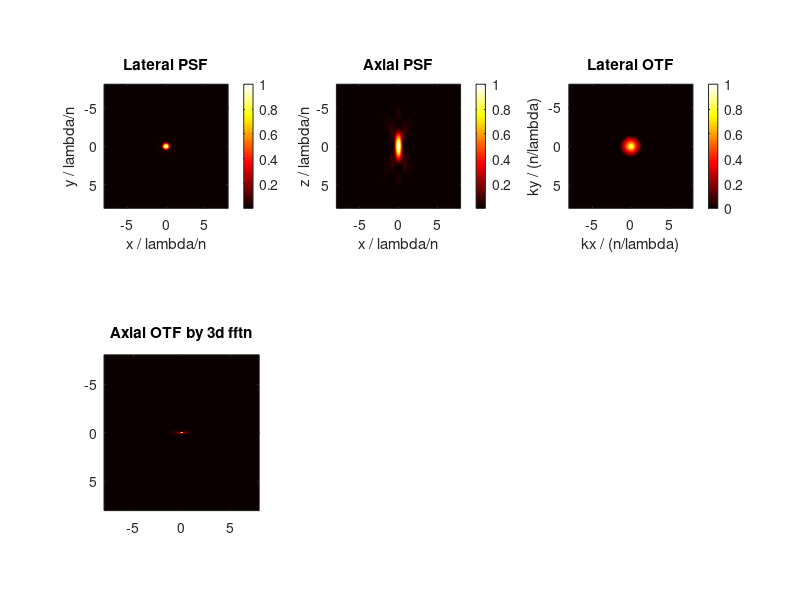

Write the MATLAB code that produced this figure. (Note: this script raises an error after producing the figure.)
clear all
% Physical Parameter 
N = 257; % pixels
n = 1.33;
tic
lambda_det = 0.515;
wavelength_det = lambda_det / n;
NAdet = 1.0;
k_xz_scale = 8;
k_wave = 1/wavelength_det  ;
k_det = k_wave * NAdet / n ;
k_bound = k_xz_scale * k_wave;
deltak = 2 * k_bound / N;
deltax = 1/(2 * k_bound);

% detection
 [ax, ay] = meshgrid(  -(N-1)/2 : (N-1)/2 ) ; 
kx_det = deltak * ax;  %in unit wavelength
ky_det = kx_det';

kz_det = sqrt(k_wave^2 - kx_det.^2 - ky_det.^2) .* (k_det.^2 >= kx_det.^2 + ky_det.^2);
kz_det(kx_det.^2 + ky_det.^2 >= k_wave.^2 ) = 0;

x_det = deltax * ax; 
y_det = x_det'; 
z_det =  (  -(N-1)/2 : (N-1)/2 ) * deltax;
KZ_det = (  -(N-1)/2 : (N-1)/2 ) * 1/(2*max(z_det)) / k_wave;

% for displaying
KX_det = kx_det(1,:) / k_wave;
KY_det = KX_det'; 
X_det = x_det(1,:)  / (wavelength_det); 
Y_det = X_det'; 
Z_det = z_det / (wavelength_det); 

% Pupil_fun_det = double(k_det.^2 >= kx_det.^2 + ky_det.^2);
Pupil_fun_det = k_wave./kz_det;
Pupil_fun_det(Pupil_fun_det == Inf) = 0;

%%
% detection propagation
PSF_det_3d = zeros(N,N,N);
for ii = 1:length(z_det) 
    propagator_det = exp(2*pi * 1i * kz_det * z_det(ii)); 
    PSF_det_3d(:,:,ii) = abs( fftshift( ifft2(Pupil_fun_det .* propagator_det) ) ).^2;  
end 

% halfpix = (N-1)/2;
% halfrange = ceil(k_det/deltak);
% NumPointsWithinBoundingSquare = (2.*halfrange + 1).^2;
% %define matrices to store the info about the illuminated points in the pupil:
% NAx = zeros(1,NumPointsWithinBoundingSquare);
% NAy = NAx;
% PupilEfield = NAx;
% numpoints = 1;
% EAmpThreshhold = 0.001;
% for i = (halfpix-halfrange):(halfpix+halfrange)
%     for j = (halfpix-halfrange):(halfpix+halfrange)
%         if Pupil_fun_det(i,j) > EAmpThreshhold
%             NAx(numpoints) = i;
%             NAy(numpoints) = j;
%             PupilEfield(numpoints) = Pupil_fun_det(i,j);
%             numpoints = numpoints + 1;
%             kxindex(numpoints) = kx_det(i,j);
%             kyindex(numpoints) = ky_det(i,j);
%             kzindex(numpoints) = kz_det(i,j);
%         end
%     end
% end
% numpoints = numpoints-1;
% NAx = NAx(1:numpoints);
% NAy = NAy(1:numpoints);
% 
% for ii = 1:length(z_det) 
%     Efield = zeros(N,N);
%     
%     for jj = 1:numpoints
%         Efield = Efield + PupilEfield(jj) .* exp(2.*pi.*1i .* (kxindex(jj).*x_det + kyindex(jj).* y_det + kzindex(jj).*z_det(ii)));
%     end
%     PSF_det_3d_integration(:,:,ii) = abs(Efield).^2;
% end 

% NAx = KX_det(NAx) * n / k_wave;
% NAy = KY_det(NAy) * n / k_wave;
% sinth = sqrt(NAx.^2 + (NAy').^2);
% costh = sqrt(1 - sinth.^2);  %angle of k vector to y axis
% sinphi = NAy./sinth;
% cosphi = NAx./sinth;
% kx = cosphi.*sinth;
% kz = sinphi.*sinth;
% ky = costh;
% 
% PupilEfield = PupilEfield(1:numpoints);
% ax = linspace(-50,50,N)
% az = ax';
% az = (  -(N-1)/2 : (N-1)/2 );
% for ii = 1:length(z_det) 
%     Efield = zeros(N,N);
%     
%     for jj = 1:numpoints
%         Efield = Efield + PupilEfield(jj) .* exp(2.*pi.*1i .* (kx(jj).*ax + kz(jj).* ay + ky(jj).*az(ii)));
%     end
%     PSF_det_3d_integration(:,:,ii) = abs(Efield).^2;
% end 

% PSF_det_3d = PSF_det_3d./max(max(max(PSF_det_3d)));
%%
fig1 = figure(1);
    colormap(hot)
    subplot(2,3,1)
xyPSF1 = squeeze(PSF_det_3d(:,:,(N+1)/2));
xyPSF1 = xyPSF1/max(max(xyPSF1));
imagesc(X_det,Y_det,xyPSF1);
    title("Lateral PSF")
    xlabel("x / \lambda/n")
    ylabel("y / \lambda/n")
    axis image
    colorbar
    
    subplot(2,3,2)
xzPSF1 = squeeze(PSF_det_3d(:,(N+1)/2,:))';
xzPSF1 = xzPSF1/max(max(xzPSF1));
imagesc(X_det,Z_det,xzPSF1);
    title("Axial PSF")
    xlabel("x / \lambda/n")
    ylabel("z / \lambda/n")
    axis image
    colorbar
% 
    subplot(2,3,3)
xyOTF1 = abs(fftshift(fft2(xyPSF1)));
xyOTF1 = xyOTF1/max(max(xyOTF1));
imagesc(KX_det,KY_det,xyOTF1);
    title("Lateral OTF")
    xlabel("kx / (n/\lambda)")
    ylabel("ky / (n/\lambda)")  
    axis image
    colorbar

    subplot(2,3,4)
OTF_3d1 = abs(fftshift(fftn(PSF_det_3d)));
OTF_3d1(257,257,257) = 0;
OTF_3d1 = OTF_3d1/max(max(max(OTF_3d1)));
OTF = squeeze(OTF_3d1(:,(N+1)/2,:)); 
h0 = imagesc(KX_det,KZ_det,OTF'); 
    title("Axial OTF by 3d fftn")
    axis image
    h0.Parent.XLim = [-1,1];
    h0.Parent.YLim = [-1,1];
    colorbar

    subplot(2,3,5)
xzPSF_sum = squeeze(sum(PSF_det_3d(:,1:end,:)));
xzOTF1 = abs(fftshift(fft2(xzPSF_sum)))';
h1 = imagesc(KX_det,KZ_det,xzOTF1); 
    title("Axial OTF by 2d fft over sum of all x")
    xlabel("kx / (n/\lambda)") 
    ylabel("kz / (n/\lambda)")
    axis image
    h1.Parent.XLim = [-1,1];
    h1.Parent.YLim = [-1,1];
    colorbar

        subplot(2,3,6)
xzOTF2 = abs(fftshift(fft2(xzPSF1)))';
h2 = imagesc(KX_det,KZ_det,xzOTF2'); 
    title("Axial OTF by 2d fft over x = 0" )
    xlabel("kx / (n/\lambda)") 
    ylabel("kz / (n/\lambda)")
    axis image
    h2.Parent.XLim = [-1,1];
    h2.Parent.YLim = [-1,1];
    colorbar
  
    %%
%     fig1 = figure(1);
%     colormap(hot(256))
%     subplot(2,5,1)
%     xyPSF1 = squeeze(PSF_det_3d(:,:,(N+1)/2));
%     xyPSF1 = xyPSF1/max(max(xyPSF1));
% imagesc(X_det,Y_det,xyPSF1);
%     title("Lateral PSF")
%     xlabel("x / \lambda/n")
%     ylabel("y / \lambda/n")
%     axis image
%     colorbar
% 
%     subplot(2,5,2)
%     xzPSF1 = squeeze(PSF_det_3d(:,(N+1)/2,:))';
%     xzPSF1 = xzPSF1/max(max(xzPSF1));
% imagesc(X_det,Z_det,xzPSF1);
%     title("Axial PSF")
%     xlabel("x / \lambda/n")
%     ylabel("z / \lambda/n")
%     axis image
%     colorbar
% 
%     subplot(2,5,3)
% xyOTF1 = abs(fftshift(fft2(xyPSF1)));
% xyOTF1 = xyOTF1/max(max(xyOTF1));
% imagesc(KX_det,KY_det,xyOTF1);
%     title("Lateral OTF")
%     xlabel("kx / (n/\lambda)")
%     ylabel("ky / (n/\lambda)")  
%     axis image
%     colorbar
% 
%     subplot(2,5,4)
% OTF_3d1 = abs(fftshift(fftn(PSF_det_3d)));
% OTF_3d1 = OTF_3d1/max(max(max(OTF_3d1)));
% OTF = squeeze(OTF_3d1(:,(N+1)/2,:)); 
% imagesc(OTF); 
%     title("Axial OTF by 3d fft")
%     xlabel("kx / (n/\lambda)") 
%     ylabel("kz / (n/\lambda)")    
%     colorbar
%     axis image
% 
%     subplot(2,5,5)
% xzOTF1 = abs(fftshift(fft2(xzPSF1)));
% h1 = imagesc(KX_det,KZ_det,xzOTF1); 
%     title("Axial OTF by 2d fft")
%     xlabel("kx / (n/\lambda)") 
%     ylabel("kz / (n/\lambda)")
%     axis image
%     h1.Parent.XLim = [-1,1];
%     h1.Parent.YLim = [-1,1];
%     colorbar
% %
% subplot(2,5,6)
%     xyPSF2 = squeeze(PSF_det_3d_integration(:,:,(N+1)/2));
%     xyPSF2 = xyPSF2/max(max(xyPSF2));
% imagesc(X_det,Y_det,xyPSF2);
%     title("Lateral PSF")
%     xlabel("x / \lambda/n")
%     ylabel("y / \lambda/n")
%     axis image
%     colorbar
% 
%     subplot(2,5,7)
%     xzPSF2 = squeeze(PSF_det_3d_integration(:,(N+1)/2,:))';
%     xzPSF2 = xzPSF2/max(max(xzPSF2));
% imagesc(X_det,Z_det,xzPSF2);
%     title("Axial PSF")
%     xlabel("x / \lambda/n")
%     ylabel("z / \lambda/n")
%     axis image
%     colorbar
% 
%     subplot(2,5,8)
% xyOTF2 = abs(fftshift(fft2(xyPSF2)));
% xyOTF2 = xyOTF2/max(max(xyOTF2));
% imagesc(KX_det,KY_det,xyOTF2);
%     title("Lateral OTF")
%     xlabel("kx / (n/\lambda)")
%     ylabel("ky / (n/\lambda)")  
%     axis image
%     colorbar
% 
%     subplot(2,5,9)
% OTF_3d2 = abs(fftshift(fftn(PSF_det_3d_integration)));
% OTF_3d2 = OTF_3d2/max(max(max(OTF_3d2)));
% OTF = squeeze(OTF_3d2(:,(N+1)/2,:)); 
% imagesc(OTF); 
%     title("Axial OTF by 3d fft")
%     xlabel("kx / (n/\lambda)") 
%     ylabel("kz / (n/\lambda)")    
%     colorbar
%     axis image
% 
%     subplot(2,5,10)
% xzOTF2 = abs(fftshift(fft2(xzPSF2)));
% h1 = imagesc(KX_det,KZ_det,xzOTF2); 
%     title("Axial OTF by 2d fft")
%     xlabel("kx / (n/\lambda)") 
%     ylabel("kz / (n/\lambda)")
%     axis image
%     h1.Parent.XLim = [-1,1];
%     h1.Parent.YLim = [-1,1];
%     colorbar

%     subplot(2,5,5)
% xzOTF1 = abs(fftshift(fft2(xzPSF1,N*2-1,N*2-1)));
% h1 = imagesc(xzOTF1); 
%     title("Axial OTF")
%     xlabel("kx / (n/\lambda)") 
%     ylabel("kz / (n/\lambda)")
%     axis image
%     h1.Parent.XLim = [-1,1];
%     h1.Parent.YLim = [-1,1];
%     colorbar
%     
% subplot(2,5,6)
%     xyPSF2 = squeeze(PSF_det_3d_integration(:,:,(N+1)/2));
%     xyPSF2 = xyPSF2/max(max(xyPSF2));
% imagesc(xyPSF2);
%     title("Lateral PSF")
%     xlabel("x / \lambda/n")
%     ylabel("y / \lambda/n")
%     axis image
%     colorbar
% 
%     subplot(2,5,7)
%     xzPSF2 = squeeze(PSF_det_3d_integration(:,(N+1)/2,:))';
%     xzPSF2 = xzPSF2/max(max(xzPSF2));
% imagesc(xzPSF2);
%     title("Axial PSF")
%     xlabel("x / \lambda/n")
%     ylabel("z / \lambda/n")
%     axis image
%     colorbar
% % 
%     subplot(2,5,8)
% xyOTF2 = abs(fftshift(fft2(xyPSF2)));
% xyOTF2 = xyOTF2/max(max(xyOTF2));
% imagesc(xyOTF2);
%     title("Lateral OTF")
%     xlabel("kx / (n/\lambda)")
%     ylabel("ky / (n/\lambda)")  
%     axis image
%     colorbar
% 
%     subplot(2,5,9)
% OTF_3d2 = abs(fftshift(fftn(PSF_det_3d_integration)));
% OTF_3d2 = OTF_3d2/max(max(max(OTF_3d2)));
% OTF = squeeze(OTF_3d2(:,(N+1)/2,:)); 
% imagesc(OTF); 
%     title("Axial OTF")
%     xlabel("kx / (n/\lambda)") 
%     ylabel("kz / (n/\lambda)")    
%     colorbar
%     axis image
% 
%     subplot(2,5,10)
% xzOTF2 = abs(fftshift(fft2(xzPSF2,N*2-1,N*2-1)));
% h1 = imagesc(xzOTF2); 
%     title("Axial OTF")
%     xlabel("kx / (n/\lambda)") 
%     ylabel("kz / (n/\lambda)")
%     axis image
%     h1.Parent.XLim = [-1,1];
%     h1.Parent.YLim = [-1,1];
%     colorbar
%     
% PSF_det_3d_integration = PSF_det_3d_integration/max(max(max(PSF_det_3d_integration)));
PSF_det_3d = PSF_det_3d/max(max(max(PSF_det_3d)));
toc




